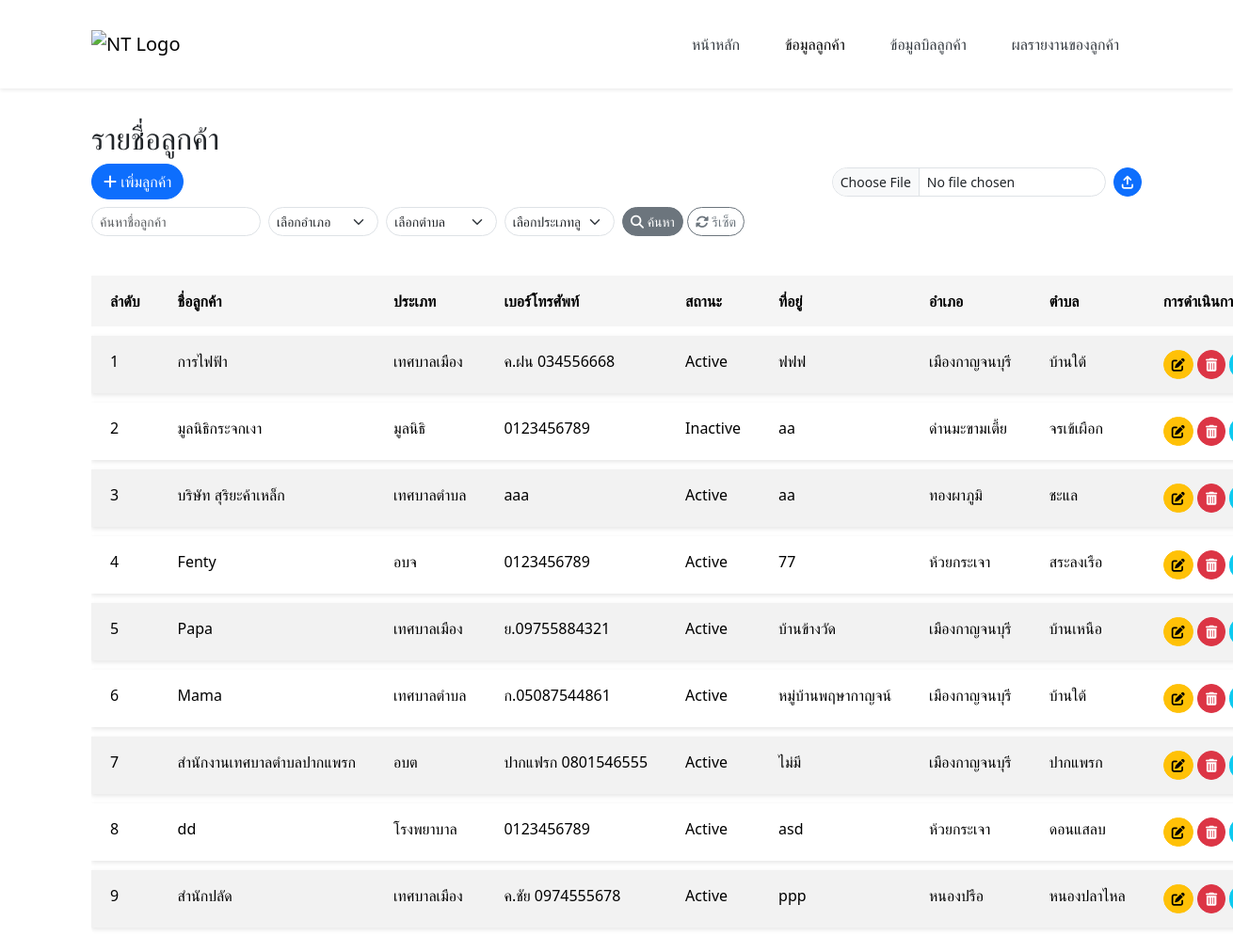
Page /page/customer.php on the committed database.
### tables this page shows
CREATE TABLE `customer` (
  `customer_id` int(11) NOT NULL,
  `customer_name` char(100) DEFAULT NULL,
  `customer_type` enum('เทศบาลเมือง','เทศบาลตำบล','อบจ','อบต','บริษัทเอกชน','โรงพยาบาล','วัด','มูลนิธิ','โรงเรียนประถม','โรงเรียนมัธยม','โรงเรียนเอกชน','วิทยาลัย','มหาวิทยาลัย') DEFAULT NULL,
  `customer_phone` varchar(255) DEFAULT NULL,
  `customer_status` enum('Active','Inactive') DEFAULT NULL,
  `address_id` int(11) DEFAULT NULL,
  `create_at` datetime DEFAULT current_timestamp(),
  `update_at` date NOT NULL
);

CREATE TABLE `address` (
  `address_id` int(11) NOT NULL,
  `address_text` text DEFAULT NULL,
  `amphure_id` int(11) DEFAULT NULL,
  `thambon_id` int(11) DEFAULT NULL
);

CREATE TABLE `amphure` (
  `amphure_id` int(11) NOT NULL,
  `amphure_name` varchar(255) DEFAULT NULL,
  `province_id` int(11) DEFAULT NULL
);

CREATE TABLE `thambon` (
  `thambon_id` int(11) NOT NULL,
  `thambon_name` varchar(255) DEFAULT NULL,
  `zip_code` varchar(10) DEFAULT NULL,
  `amphure_id` int(11) DEFAULT NULL
);

### functions/customer_functions.php (called while the page is built, shortened)
<?php
function getCustomers($pdo, $filters = []) {
    $query = "
        SELECT c.customer_id, c.customer_name, c.customer_type, c.customer_phone, c.customer_status,
               c.create_at, c.update_at, a.address_text, a.amphure_id, a.thambon_id,
               am.amphure_name, t.thambon_name
        FROM customer c
        JOIN address a ON c.address_id = a.address_id
        JOIN amphure am ON a.amphure_id = am.amphure_id
        JOIN thambon t ON a.thambon_id = t.thambon_id
        WHERE 1=1
    ";
    $params = [];
    $query .= " ORDER BY c.customer_id";
    $stmt = $pdo->prepare($query);
    $stmt->execute($params);
    return $stmt->fetchAll(PDO::FETCH_ASSOC);
}
?>

### page/customer.php (the view, shortened to what this page needs)
<?php
require_once '../config/condb.php';
require_once '../functions/customer_functions.php';
$filters = [
  'search_name' => $_GET['search_name'] ?? null,
  'filter_amphure' => $_GET['filter_amphure'] ?? null,
  'filter_thambon' => $_GET['filter_thambon'] ?? null,
  'filter_customer_type' => $_GET['filter_customer_type'] ?? null
];
$customers = getCustomers($pdo, $filters);
?>
<!DOCTYPE html>
<html lang="en">
<head>
    <link rel="stylesheet" href="https://cdnjs.cloudflare.com/ajax/libs/font-awesome/6.4.2/css/all.min.css">
    <link href="https://cdn.jsdelivr.net/npm/bootstrap@5.3.3/dist/css/bootstrap.min.css" rel="stylesheet">
    <?php include '../components/header.php'; ?>
</head>
<body>
<div class="container mt-5">
    <h2>รายชื่อลูกค้า</h2>
    <div class="mb-3 d-flex flex-wrap justify-content-between align-items-center gap-2">
        <div>
            <button class="btn btn-primary rounded-pill" data-bs-toggle="modal" data-bs-target="#customerModal">
                <i class="fas fa-plus"></i> เพิ่มลูกค้า
            </button>
        </div>
        <form action="" method="post" enctype="multipart/form-data" class="d-flex align-items-center gap-2">
    <input type="file" name="excel" class="form-control form-control-sm rounded-pill" id="excelFile" accept=".xls, .xlsx" required>
    <button type="submit" name="import" class="btn btn-primary btn-sm rounded-pill">
        <i class="fa-solid fa-arrow-up-from-bracket"></i>
    </button>
</form>
        <div class="mb-3">
            <form method="get" class="row gx-2 gy-2 align-items-center">
                <div class="col-md-3">
                    <input type="text" name="search_name" class="form-control form-control-sm rounded-pill" placeholder="ค้นหาชื่อลูกค้า" value="<?php echo htmlspecialchars($filters['search_name'] ?? ''); ?>">
                </div>
                <div class="col-md-2">
                    <select name="filter_amphure" class="form-select form-select-sm rounded-pill" id="filterAmphure">
                        <option value="">เลือกอำเภอ</option>
                    </select>
                </div>
                <div class="col-md-2">
                    <select name="filter_thambon" class="form-select form-select-sm rounded-pill" id="filterThambon">
                        <option value="">เลือกตำบล</option>
                    </select>
                </div>
                <div class="col-md-2">
                    <select name="filter_customer_type" class="form-select form-select-sm rounded-pill" id="filterCustomerType">
                        <option value="">เลือกประเภทลูกค้า</option>
                    </select>
                </div>
                <div class="col-md-auto">
                    <button type="submit" class="btn btn-secondary btn-sm rounded-pill">
                        <i class="fas fa-search"></i> ค้นหา
                    </button>
                    <a href="customer.php" class="btn btn-outline-secondary btn-sm rounded-pill">
                        <i class="fas fa-sync-alt"></i> รีเซ็ต
                    </a>
                </div>
            </form>
        </div>
    </div>
    <table class="table table-striped custom-table">
        <thead>
        <tr>
            <th>ลำดับ</th>
            <th>ชื่อลูกค้า</th>
            <th>ประเภท</th>
            <th>เบอร์โทรศัพท์</th>
            <th>สถานะ</th>
            <th>ที่อยู่</th>
            <th>อำเภอ</th>
            <th>ตำบล</th>
            <th>การดำเนินการ</th>
        </tr>
        </thead>
        <tbody>
        <?php foreach($customers as $index => $customer): ?>
            <tr>
                <td><?php echo $index + 1; ?></td>
                <td><?php echo htmlspecialchars($customer['customer_name']); ?></td>
                <td><?php echo htmlspecialchars($customer['customer_type']); ?></td>
                <td><?php echo htmlspecialchars($customer['customer_phone']); ?></td>
                <td><?php echo htmlspecialchars($customer['customer_status']); ?></td>
                <td><?php echo htmlspecialchars($customer['address_text']); ?></td>
                <td><?php echo htmlspecialchars($customer['amphure_name']); ?></td>
                <td><?php echo htmlspecialchars($customer['thambon_name']); ?></td>
                <td>
                    <button class="btn btn-sm btn-warning rounded-pill edit-customer" data-bs-toggle="modal" data-bs-target="#customerModal" data-customer-id="<?php echo $customer['customer_id']; ?>" data-customer-name="<?php echo htmlspecialchars($customer['customer_name']); ?>" data-customer-type="<?php echo htmlspecialchars($customer['customer_type']); ?>" data-customer-phone="<?php echo htmlspecialchars($customer['customer_phone']); ?>" data-customer-status="<?php echo htmlspecialchars($customer['customer_status']); ?>" data-address-text="<?php echo htmlspecialchars($customer['address_text']); ?>" data-amphure-id="<?php echo $customer['amphure_id']; ?>" data-thambon-id="<?php echo $customer['thambon_id']; ?>" data-create-at="<?php echo htmlspecialchars($customer['create_at']); ?>">
                        <i class="fas fa-edit"></i>
                    </button>
                    <a href="customer.php?delete_customer_id=<?php echo $customer['customer_id']; ?>" class="btn btn-sm btn-danger rounded-pill" onclick="return confirm('คุณต้องการลบข้อมูลลูกค้าหรือไม่?')">
                        <i class="fas fa-trash-alt"></i>
                    </a>
                    <a href="bill.php?customer_id=<?php echo $customer['customer_id']; ?>" class="btn btn-sm btn-info rounded-pill">
                    </a>
                </td>
            </tr>
        <?php endforeach; ?>
        </tbody>
    </table>
</div>
</body>
</html>

### components/header.php (style rules this page uses)
body { padding-top: 80px; }

### page/customer.php (style rules this page uses)
body { padding-top: 80px; }
.custom-table { border-collapse: separate; border-spacing: 0 10px; border-radius: 10px; overflow: hidden; }
.custom-table th, .custom-table td { border: none; padding: 15px 20px; white-space: nowrap; overflow: hidden; text-overflow: ellipsis; }
.custom-table th { background-color: #f5f5f5; font-weight: 600; }
.custom-table tbody tr { background-color: white; box-shadow: 0 2px 5px rgba(0, 0, 0, 0.1); }
.custom-table tbody tr:nth-child(even) { background-color: #f9f9f9; }

### rows in the picture
customer: customer_name "การไฟฟ้า", customer_type "เทศบาลเมือง", customer_phone "ค.ฝน 034556668", customer_status "Active", address.address_text "ฟฟฟ", amphure.amphure_name "เมืองกาญจนบุรี", thambon.thambon_name "บ้านใต้"
customer: customer_name "มูลนิธิกระจกเงา", customer_type "มูลนิธิ", customer_phone "0123456789", customer_status "Inactive", address.address_text "aa", amphure.amphure_name "ด่านมะขามเตี้ย", thambon.thambon_name "จรเข้เผือก"
customer: customer_name "บริษัท สุริยะค้าเหล็ก", customer_type "เทศบาลตำบล", customer_phone "aaa", customer_status "Active", address.address_text "aa", amphure.amphure_name "ทองผาภูมิ", thambon.thambon_name "ชะแล"
customer: customer_name "Fenty", customer_type "อบจ", customer_phone "0123456789", customer_status "Active", address.address_text "77", amphure.amphure_name "ห้วยกระเจา", thambon.thambon_name "สระลงเรือ"
customer: customer_name "Papa", customer_type "เทศบาลเมือง", customer_phone "ย.09755884321", customer_status "Active", address.address_text "บ้านข้างวัด", amphure.amphure_name "เมืองกาญจนบุรี", thambon.thambon_name "บ้านเหนือ"
customer: customer_name "Mama", customer_type "เทศบาลตำบล", customer_phone "ก.05087544861", customer_status "Active", address.address_text "หมู่บ้านพฤษากาญจน์", amphure.amphure_name "เมืองกาญจนบุรี", thambon.thambon_name "บ้านใต้"
customer: customer_name "สำนักงานเทศบาลตำบลปากแพรก", customer_type "อบต", customer_phone "ปากแฟรก 0801546555", customer_status "Active", address.address_text "ไม่มี", amphure.amphure_name "เมืองกาญจนบุรี", thambon.thambon_name "ปากแพรก"
customer: customer_name "dd", customer_type "โรงพยาบาล", customer_phone "0123456789", customer_status "Active", address.address_text "asd", amphure.amphure_name "ห้วยกระเจา", thambon.thambon_name "ดอนแสลบ"
customer: customer_name "สำนักปลัด", customer_type "เทศบาลเมือง", customer_phone "ค.ชัย 0974555678", customer_status "Active", address.address_text "ppp", amphure.amphure_name "หนองปรือ", thambon.thambon_name "หนองปลาไหล"
